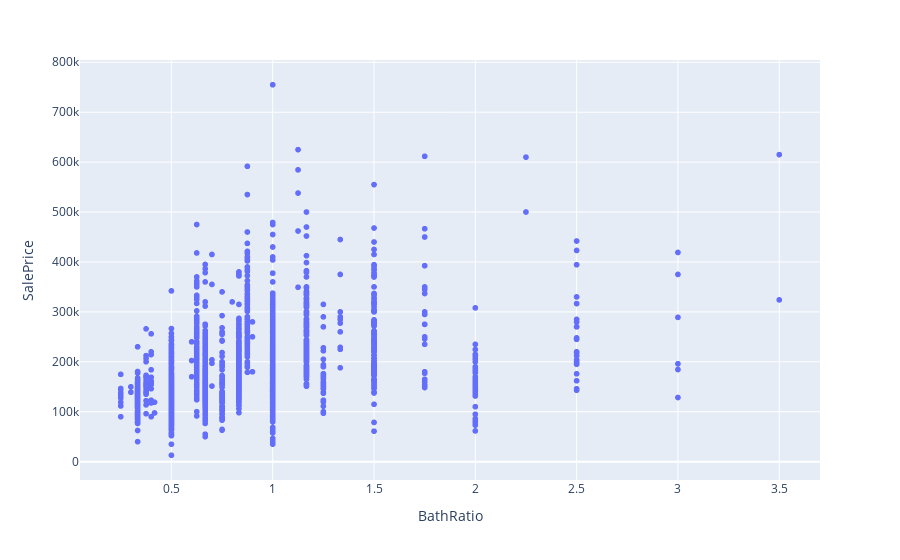

Here is the notebook cell this chart was saved with:
### Code cell
px.scatter(raw, x="BathRatio", y="SalePrice")

### Figure 1 — Plotly figure (JSON) as saved in the notebook; plotly's stock layout.template omitted (floating-point values rounded to 4 significant figures; data arrays with more than 128 entries replaced by an {"elided": "..."} marker saying what was removed)
{"data": [{"hovertemplate": "BathRatio=%{x}<br>SalePrice=%{y}<extra></extra>", "legendgroup": "", "marker": {"color": "#636efa", "symbol": "circle"}, "mode": "markers", "name": "", "showlegend": false, "type": "scattergl", "x": {"elided": "2580 float values"}, "xaxis": "x", "y": {"elided": "2580 int values"}, "yaxis": "y"}], "layout": {"legend": {"tracegroupgap": 0}, "margin": {"t": 60}, "xaxis": {"anchor": "y", "domain": [0, 1], "title": {"text": "BathRatio"}}, "yaxis": {"anchor": "x", "domain": [0, 1], "title": {"text": "SalePrice"}}}}
